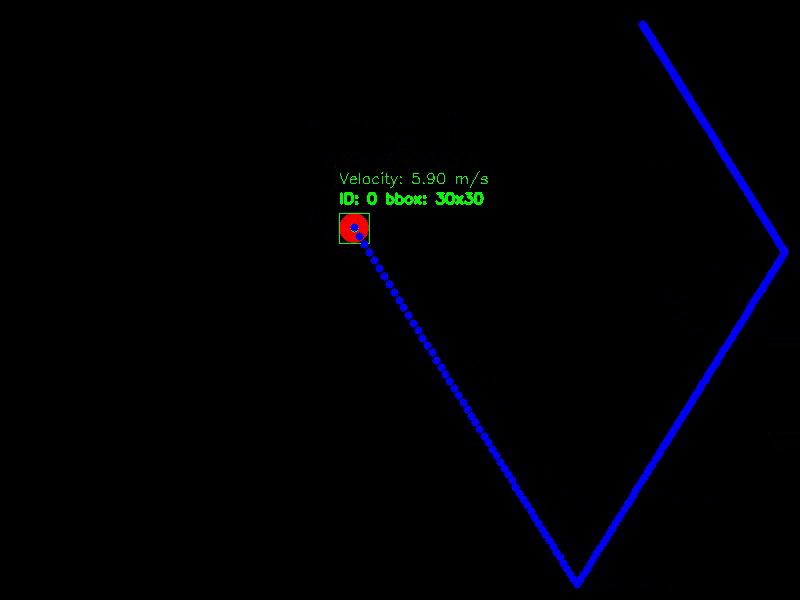
#> input picture frame 30 of hit_moving_ball_targets/CP2/CP2_ball_simulation_gravity_fail.mp4, 800 x 600 px, given in place of ball_interceptee1.mp4, which was not available
$ python Final2.py
#> lines starting #> are read from the running program, lines starting #| are printed output that depends on the picture; after the words box and inside, x2 and y2 are one past the last pixel; in counts of white or black regions, pixels touching at a corner belong together; pictures that were not available may be replaced by others from this repository, and a replacement may not be noted
import time     # For keeping track of time
import os       # For storing results in files

import math
import numpy as np
import cv2

from collections import deque           #Data point storage#
from typing import List, Dict, Tuple    #######=SAME=########


###=GLOBAL=VARIABLES=###############

video_time = 0

log = ""

#####################################

###=GLOBAL=METHODS=###################

def euclidean_distance(v1,v2):
    return math.sqrt(sum((x1 - x2) ** 2 for x1, x2 in zip(v1, v2)))

def magnitude(xy):
    return math.sqrt(xy[0]**2 + xy[1]**2)

def calculate_drag(mass, velocity):
    return np.array((world.C_d/mass) * magnitude(velocity) * velocity, dtype=np.float128)

# [188 lines left out: functions simulate_ball_motion_euler, simulate_ball_motion_rk4, shooting_method, not called in this run]

#####################################

###=CLASSES=#########################

class WorldProperties:
    def __init__(self):
        self.offset_threshold_x = 5
        self.offset_threshold_y = 5

        self.acceleration_step = 5

        self.C_d = 0.47/100    # drag coefficient of the sphere
        self.g = 0          # gravity (estimated later)

        self.estimation_method = simulate_ball_motion_rk4
        self.g_values = deque(maxlen=50)

    # [6 lines left out: function update_gravity, not called in this run]

    def get_avg_gravity(self):
        return np.average(self.g_values) if len(self.g_values) > 0 else 0

world = WorldProperties()

class Ball:
    def __init__(self, center, area, mass, color):
        self.center = np.array(center)
        self.radius = np.sqrt(area / np.pi)
        self.area = area
        self.color = color
        self.mass = mass

        self.velocity = np.array([0, 0])

    def calculate_drag(self):
        return calculate_drag(self.mass, self.velocity)

    def detect_collision(self, other):
        return euclidean_distance(self.center, other.center) < self.radius + other.radius

class Object:
    # [37 lines left out: functions __init__, calculate_velocity, calculate_acceleration, not called in this run]

    def get_last_velocity(self):
        return [self.velocities_x[-1] if len(self.velocities_x) > 0 else 0, self.velocities_y[-1] if len(self.velocities_y) > 0 else 0]

    def calculate_avg_velocity(self):
        return [np.average(self.velocities_x) if len(self.velocities_x) > 0 else 0, np.average(self.velocities_y) if len(self.velocities_y) > 0 else 0]

    # [37 lines left out: functions update_velocity_x, update_velocity_y, not called in this run]

class Region:
    def __init__(self, points):
        self.points = points
        if not points:
            self.bbox = [0, 0, 0, 0]
            self.area = 0
            self.centroid = [0, 0]
            return

        # Calculate bounding box
        x_coords = [p[1] for p in points]
        y_coords = [p[0] for p in points]
        min_x, max_x = min(x_coords), max(x_coords)
        min_y, max_y = min(y_coords), max(y_coords)
        self.bbox = [min_x, min_y, max_x - min_x + 1, max_y - min_y + 1]

        # Calculate centroid
        self.centroid = [int(min_x + (max_x - min_x)/2) + 1,
                         int(min_y + (max_y - min_y)/2) + 1]

        # Calculate area of bbox
        self.area = self.bbox[2] * self.bbox[3]

class Tracker:
    def __init__(self, velocity_buffer=10, max_disappeared=10, max_distance=100, merge_threshold=5):
        self.next_id = 0
        self.objects = {}  # id -> Object
        self.disappeared = {}  # id -> frames_missing
        self.max_disappeared = max_disappeared
        self.max_distance = max_distance
        self.velocity_buffer = velocity_buffer
        self.merge_threshold = merge_threshold

    # [105 lines left out: function update, not called in this run]

class MotionDetector:
    def __init__(self, min_area=500, threshold=25, noise_threshold=0.1, tracker=Tracker(50, 10, 10, 100), skip_preprocessing=True, cluster_leak=0, cluster_merge=0, shot_ball=Ball([0, 0], 5*5*math.pi, 1000, color=[0, 255, 255]), shoot_after_sec=2):
#> in process_video, frame is the input picture: shape (600, 800, 3); mean B, G, R 4.2, 0.8, 0.5
        self.min_area = min_area
        self.threshold = threshold
        self.tracker = tracker
        self.noise_threshold = noise_threshold
        self.shot_ball = shot_ball
        self.shoot_after_sec = shoot_after_sec

        self.skip_preprocessing = skip_preprocessing
        self.cluster_leak = cluster_leak
        self.cluster_merge = cluster_merge

    def find_regions(self, image, connectivity=8):
        if image.size == 0:
            return []

        height, width = image.shape
        visited = np.zeros_like(image, dtype=bool)
        regions = []

        # Pre-compute neighbor offsets based on connectivity
        if connectivity == 8:
            neighbors = [(-1,-1), (-1,0), (-1,1), (0,-1), (0,1), (1,-1), (1,0), (1,1)]
        else:  # connectivity == 4
            neighbors = [(-1,0), (0,-1), (0,1), (1,0)]

        # Use a more efficient numpy-based approach
        # Find all non-zero points as starting candidates
        y_coords, x_coords = np.nonzero(image)

        for start_y, start_x in zip(y_coords, x_coords):
            if visited[start_y, start_x]:
                continue

            # Initialize region growing from this point
            region = []
            stack = [(start_y, start_x)]
            contentgancies_stack = [self.cluster_leak]
            # Grow region using stack-based flood fill
            while stack:
                y, x = stack.pop()
                contentgancy = contentgancies_stack.pop()

                if visited[y, x]:
                    continue

                visited[y, x] = True

                if(image[y, x] > 0):
                    region.append([y, x])

                # Check all neighbors efficiently
                for dy, dx in neighbors:
                    ny, nx = y + dy, x + dx

                    if(0 <= ny < height and 0 <= nx < width and
                        image[ny, nx] == 0):
                        contentgancy-=1

                    # Bounds check and validation in single condition
                    if (0 <= ny < height and 0 <= nx < width and
                        (image[ny, nx] > 0 or contentgancy > 0) and not visited[ny, nx]):
                        stack.append((ny, nx))
                        contentgancies_stack.append(contentgancy)

            # Only add regions that meet the minimum area requirement
            reg = Region(np.asarray(region))
            reg_w, reg_h = reg.bbox[2], reg.bbox[3]

            current_merged = False
            for other_region in regions:
                r1, r2 = np.sqrt(reg.area / np.pi), np.sqrt(other_region.area / np.pi)
                if (euclidean_distance(reg.centroid, other_region.centroid) < r1 + r2 + self.cluster_merge):
                    region_union = np.concatenate([reg.points, other_region.points], axis=0)
                    if (r1 > r2):
                        reg = Region(region_union)
                        regions.remove(other_region)
                    else:
                        other_region = Region(region_union)
                        current_merged = True

            is_square = reg_w != 0 and reg_h != 0 and 0.9 < (reg_w/reg_h) < 1.1

            if not current_merged and reg.area >= self.min_area and is_square:
                regions.append(reg)

            #print([start_x, start_y])

        return regions

    # [17 lines left out: function preprocess_frame, not called in this run]

    def process_frame(self, frame):
        b, g, r = cv2.split(frame)
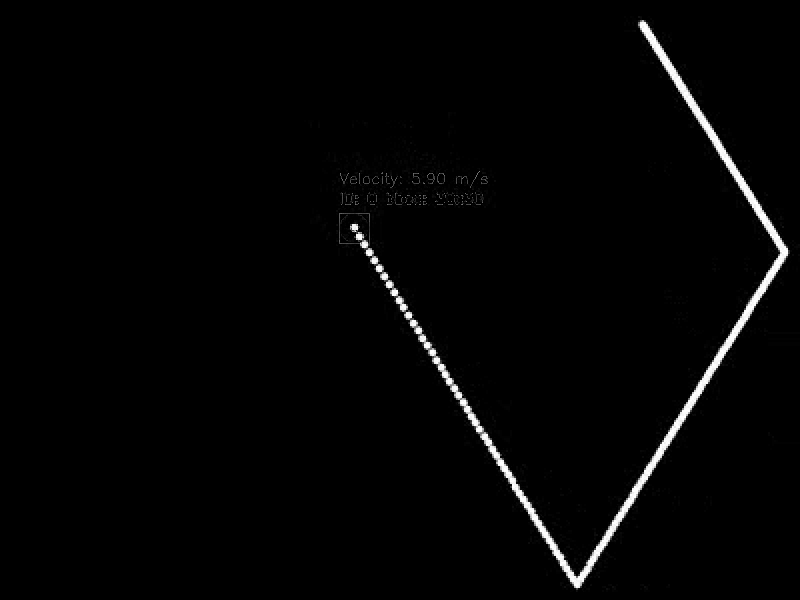
#> b: shape (600, 800); min 0, max 255, mean 4.2
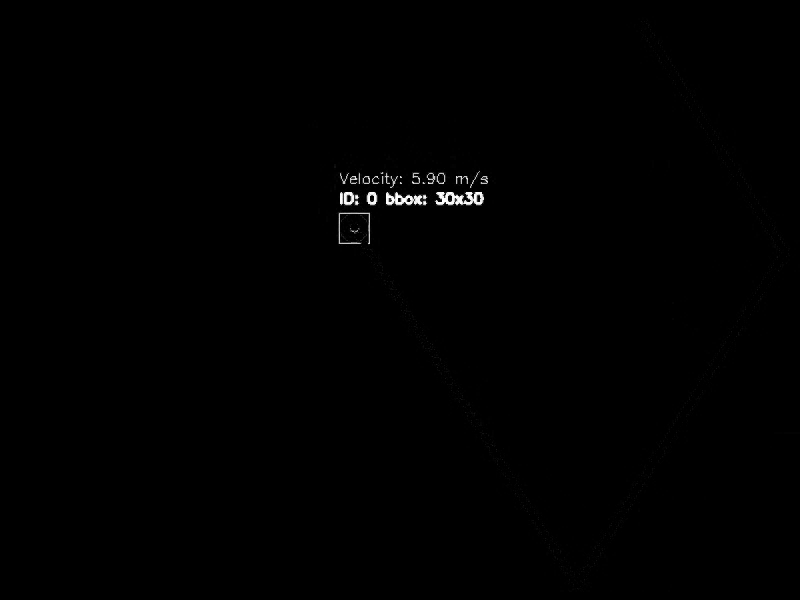
#> g: shape (600, 800); min 0, max 255, mean 0.8

        if not self.skip_preprocessing:
            r = cv2.bitwise_or(self.preprocess_frame(r), self.preprocess_frame(~r))
            g = cv2.bitwise_or(self.preprocess_frame(g), self.preprocess_frame(~g))
            b = cv2.bitwise_or(self.preprocess_frame(b), self.preprocess_frame(~b))

        result = []
        if len(r) != 0:
            result = cv2.bitwise_or(cv2.bitwise_or(np.array(b), np.array(g)), np.array(r))

        proccessed = np.array(result)

        # Threshold
        _, thresh = cv2.threshold(proccessed, self.threshold, 255, cv2.THRESH_BINARY)
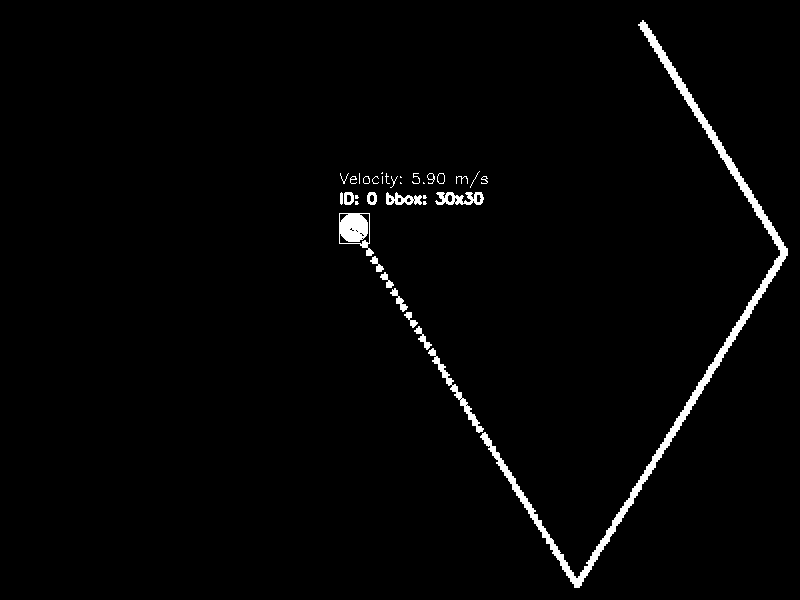
#> thresh: shape (600, 800); 1.9% white; 35 white regions (13 under 20 px), largest, box (x1, y1, x2, y2) and area: (480, 20, 788, 588) 5970, (339, 213, 374, 256) 854, (428, 348, 484, 433) 555

        regions = []
        if thresh is not None:
            regions = self.find_regions(thresh)
#> in find_regions, `y_coords, x_coords = np.nonzero(image)`: y_coords = 9177 values from 20 to 587; x_coords = 9177 values, max 787 at index 4098, min 339 at index 2971, mean 572.5
#> the loop in find_regions, `for start_y, start_x in zip(y_coords, x_coords):` made 1 pass
#> (start_y, start_x) on pass 1: (20, 642)
#> after the loop in find_regions, `for start_y, start_x in zip(y_coords, x_coords):`:
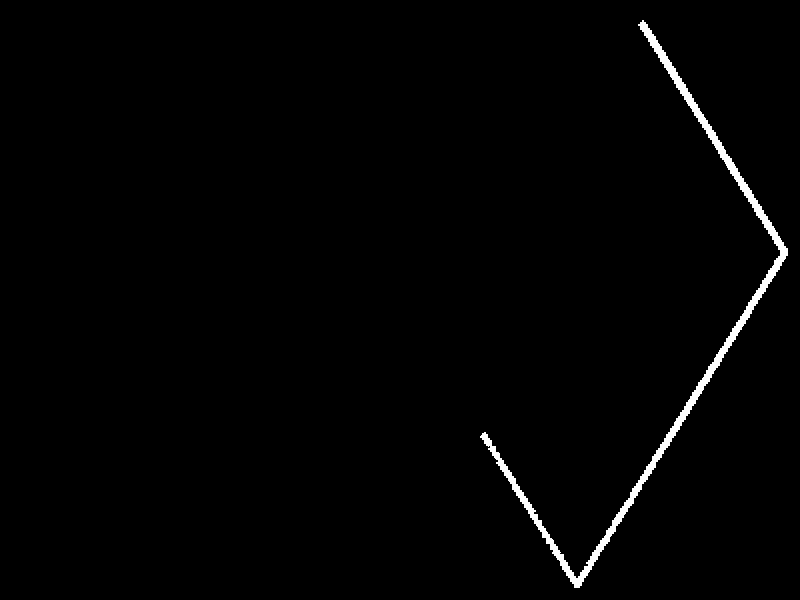
#> visited: shape (600, 800) bool; 1.2% white; 1 white region, box (x1, y1, x2, y2) and area: (480, 20, 788, 588) 5970
#> after the loop in find_regions, `for start_y, start_x in zip(y_coords, x_coords):`: regions = []

        return self.tracker.update(regions)

    def process_video(self, video_path, output_path=None, target_fps=-1):
        cap = cv2.VideoCapture(video_path)
        frame_size = [int(cap.get(cv2.CAP_PROP_FRAME_HEIGHT)), int(cap.get(cv2.CAP_PROP_FRAME_WIDTH))]

        fps = cap.get(cv2.CAP_PROP_FPS)
        print(f"FPS: {fps}")
        frametime = 1 / target_fps if target_fps != -1 else 1/fps
        frame_count = int(cap.get(cv2.CAP_PROP_FRAME_COUNT))
        video_length = frame_count/fps

        if output_path:
            fourcc = cv2.VideoWriter_fourcc(*'XVID')
            out = cv2.VideoWriter(output_path, fourcc, 60,
                                (int(cap.get(3)), int(cap.get(4))))

        traj_pos = []
        traj_vel = []

        is_shot = False
        estimated_mass = 100
        target_hit = False
        global log

        shot_error_done = False
        while cap.isOpened():
            frame_start = time.time()

            ret, frame = cap.read()
            if not ret:
                break

            # Process frame
            moving_objects = self.process_frame(frame)

            global video_time
            video_time += 1/fps

            # Draw results
            for obj in moving_objects:
                bbox = np.array(obj['bbox'])
                [x, y, w, h] = np.frompyfunc(int, 1, 1)(bbox)
                centroid = np.array(obj['centroid'])
                centroid = [int(centroid[0]), int(centroid[1])]

                cv2.rectangle(frame, (x, y), (x+w, y+h), (0, 255, 0), 1)
                cv2.circle(frame, centroid, 4, (0, 255, 0), -1)
                cv2.putText(frame, f"ID: {obj['id']} bbox: {w}x{h}", (x, y-10),
                           cv2.FONT_HERSHEY_SIMPLEX, 0.5, (0, 255, 0), 2)
                cv2.putText(frame, f"Velocity: {(magnitude(obj['velocity'])):.2f} px/s", (x, y-30),
                           cv2.FONT_HERSHEY_SIMPLEX, 0.5, (0, 255, 0), 1)

                if(video_time < self.shoot_after_sec):
                    acc = np.array(obj['acceleration'], dtype=float)

                    mass = 0

                    if(acc[0] != 0):
                        mass = -(world.C_d * magnitude(obj['velocity']) * obj['velocity'][0])/acc[0]

                    if np.isnan(mass) or mass < 100:
                        mass = 100

                    world.update_gravity(acc[1] + (world.C_d / mass) * magnitude(obj['velocity']) * obj['velocity'][1])

                    if(world.get_avg_gravity() != 0 or acc[1] != 0):
                        mass = (mass + (-(world.get_avg_gravity() + world.C_d * magnitude(obj['velocity']) * obj['velocity'][1])/(acc[1]+world.get_avg_gravity())))/2

                    if np.isnan(mass) or mass < 100:
                        mass = 100
                    estimated_mass = mass

                    traj_pos, _, _, _ = world.estimation_method(np.array(obj['centroid']), np.array(obj['velocity']), mass, frametime, 1)
                    traj_pos = [np.clip(pos, [0, 0], [frame_size[1] * 10, frame_size[0] * 10]) for pos in traj_pos]

                elif (not is_shot and len(traj_pos) != 0):
                    poses, vels = shooting_method(self.shot_ball, Ball(traj_pos[-1], 0, 0, color=[0, 0, 0]), frametime)
                    self.shot_ball.velocity = vels[0]
                    is_shot = True

                for pos in traj_pos:
                    if(np.any(np.isinf(pos)) or np.any(np.isnan(pos))):
                        continue

                    pos = [int(pos[0]), int(pos[1])]
                    cv2.circle(frame, pos, 2, (255, 255, 0), -1)

                if (is_shot and not target_hit and self.shot_ball.detect_collision(Ball(centroid, obj['area'], 0, color=[]))):
                    target_hit = True
                    print("Target hit!")
                if(video_time >= self.shoot_after_sec + 1 and not shot_error_done):
                    log+=f"Target hit error: {euclidean_distance(self.shot_ball.center, centroid)}\n"
                    shot_error_done=True
            if(is_shot):
                self.shot_ball.center = self.shot_ball.center + self.shot_ball.velocity * frametime
                self.shot_ball.velocity = self.shot_ball.velocity + (np.array([0, world.get_avg_gravity()])+self.shot_ball.calculate_drag()) * frametime
                cv2.circle(frame, np.array(self.shot_ball.center, dtype=int), 4, (0, 255, 0), -1)
                cv2.circle(frame, np.array(traj_pos[-1], dtype=int), 4, (255, 0, 255), -1)

            frame_end = time.time()
            ellapsed = frame_end - frame_start

            if(ellapsed < frametime):
                time.sleep(frametime - ellapsed)
                ellapsed = frametime

            if output_path:
                out.write(frame)

            cv2.imshow('Motion Detection', frame)
            if cv2.waitKey(1) & 0xFF == ord('q'):
                break

        cap.release()
        if output_path:
            out.release()
        cv2.destroyAllWindows()

        file_name = os.path.splitext(os.path.basename(output_path))[0] + ".txt"
        final_log = f"WORLD:\n    C_d={world.C_d}\n   esitmated gravity={world.get_avg_gravity()}\n   estimated_mass={estimated_mass}\nSHOOTING_METHOD:\n   shot_after={self.shoot_after_sec} sec\nTARGET HIT:    {target_hit}"
        log+=final_log
        with open(file_name, 'w') as file:
            file.write(log)

#####################################

if __name__ == "__main__":
    world.offset_threshold_x=5 # minimum offset between two tracked position points
    world.offset_threshold_y=5 #######################=SAME=#######################
    world.acceleration_step=5 # offset between two velocities used for acceleration estimation

    world.C_d=0.47/100 # drag constant of a sphere
    shot_ball = Ball([0, 0], 5*5*np.pi, 1000, [255, 255, 100])

    detector = MotionDetector(min_area=40, tracker=Tracker(100, 10, 25, 100), threshold=150, shot_ball=shot_ball, shoot_after_sec=2)
    video_path = "Videos/ball_interceptee1.mp4"
#> (the run stopped early here; a loop or call above may not have finished)
